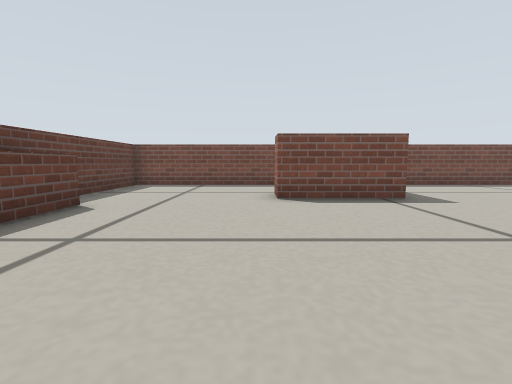
View 1 (above)

14 first-person views from a walk through a robot-simulator world made for Gazebo. The camera is 0.17 m above the floor, tilts 6° down and sees 85° across. The floor is counted in squares, 0.2 m on a side. Each view is taken from the middle of a square. On the plan, view 1 faces up. The plan holds only what a view shows up to about 10 squares ahead; the rest is blank.

View 2
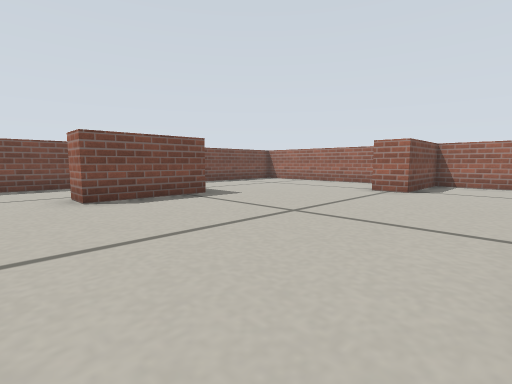

View 3
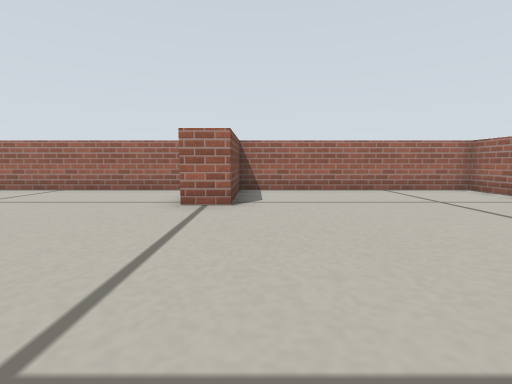

View 4
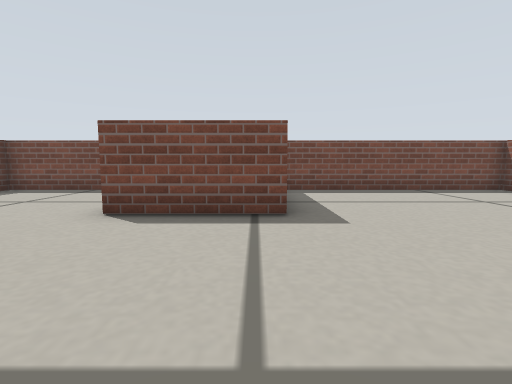

View 5
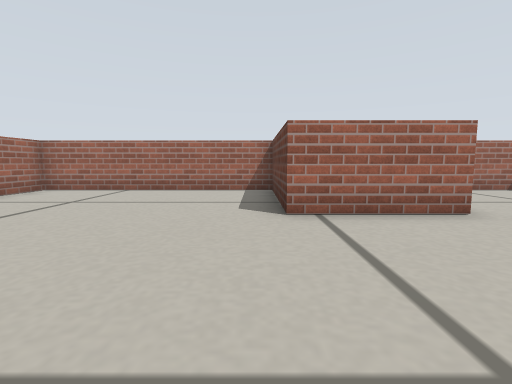

View 6
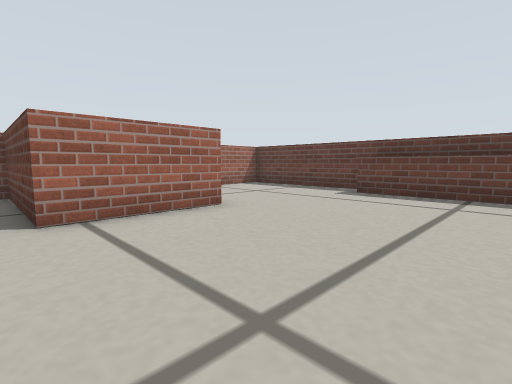

View 7
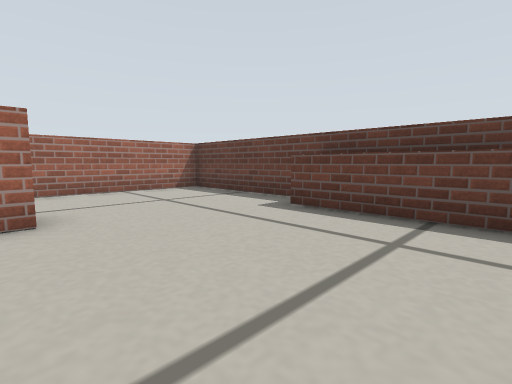

View 8
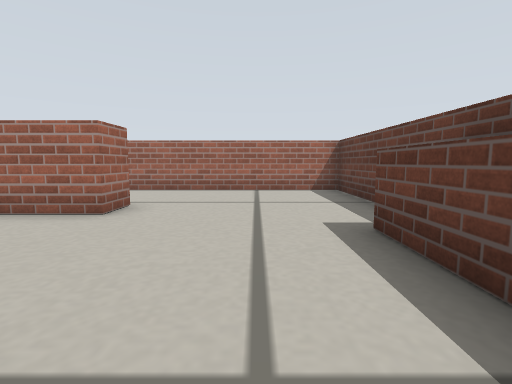

View 9
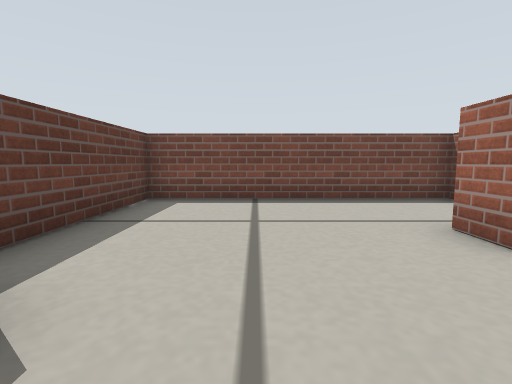

View 10
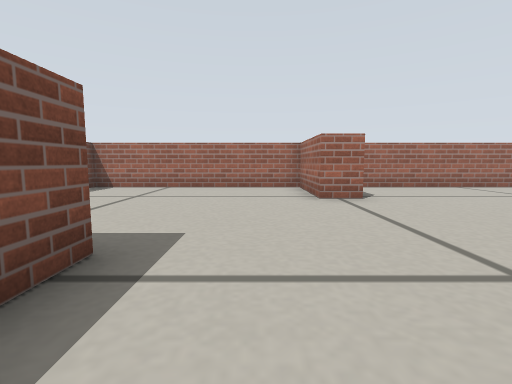

View 11
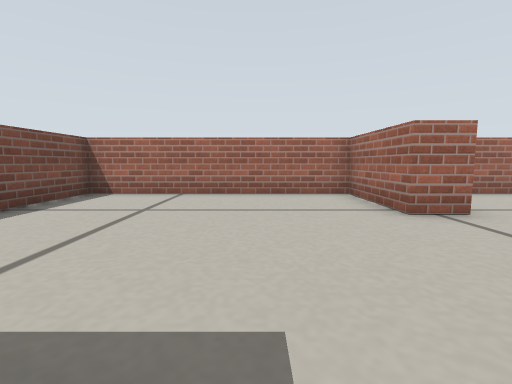

View 12
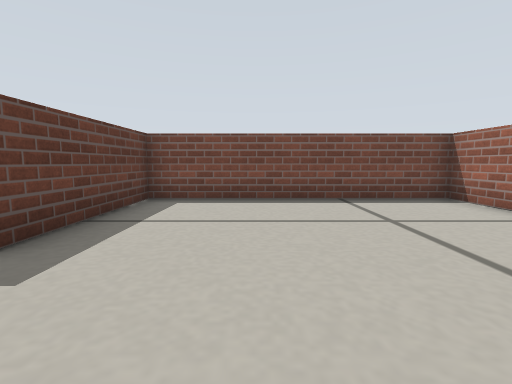

View 13
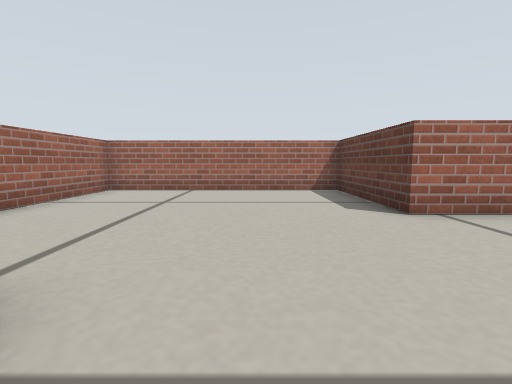

View 14
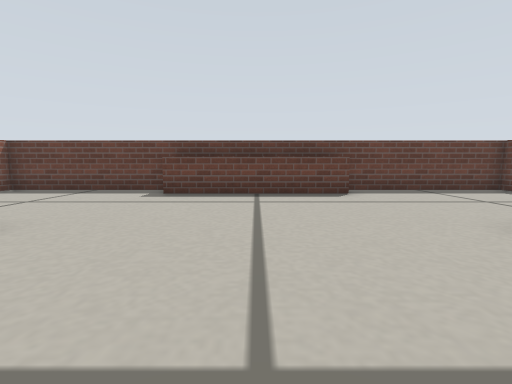

### Floor plan
Points are (right, up) in squares from view 1. A wall is a line through its corners. A room is listed if a view was taken in it or the views show most of it. See-through windows are left out.
Room 1 (views 1, 2, 3, 4, 5, 6, 7, 8, 9, 10, 11, 12, 13, 14)
walls: (0.5, -0.5) (3.5, -0.5) (3.5, -4.5) (10.5, -4.5) (10.5, 2.5) (7.5, 2.5) (7.5, 3.5) (10.5, 3.5) (10.5, 10.5) (3.5, 10.5) (3.5, 6.5) (0.5, 6.5) (0.5, 7.5); (-3.5, 5.6) (-3.5, 0.5); (-4.5, 7.5) (-4.5, -0.5)
ways out: opening at (-2, -1) to room 2; opening at (-2, 7) to room 3
Room 2 (no view inside)
walls: (0.5, -1.5) (0.5, -0.5); (-4.5, -0.5) (-4.5, -4.5) (1.9, -4.5)
ways out: opening at (-2, -1) to room 1
Room 3 (no view inside)
walls: (2.6, 10.5) (-4.5, 10.5) (-4.5, 7.5)
ways out: opening at (-2, 7) to room 1

Where each view was taken, in squares from view 1:
view 1: 0 up, 0 right, facing up
view 2: 0 up, 1 left, facing up-right
view 3: 2 up, 2 right, facing right
view 4: 2 up, 3 right, facing up
view 5: 4 up, 4 right, facing down
view 6: 4 up, 4 right, facing down-left
view 7: 4 up, 1 right, facing down-left
view 8: 4 up, 2 left, facing down
view 9: 4 up, 2 left, facing up
view 10: 5 up, 1 right, facing right
view 11: 6 up, 3 right, facing right
view 12: 4 up, 6 right, facing up
view 13: 4 up, 6 right, facing down
view 14: 3 up, 4 right, facing left
